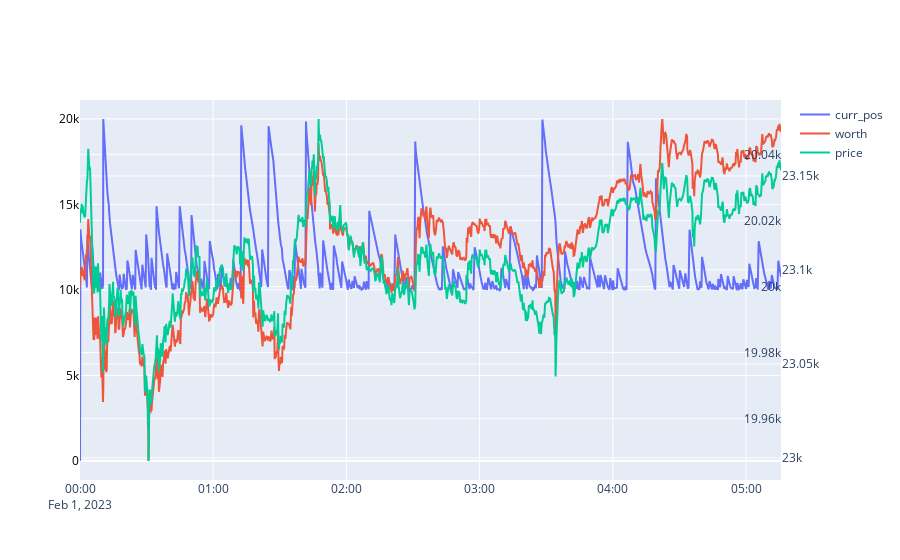

Write notebook code for a chart like this one.
### Code cell
import plotly.graph_objects as go

fig = go.Figure(layout=go.Layout(xaxis={'spikemode': 'across'}))
fig.add_trace(go.Scatter(x=details_df['timestamp'], y=details_df['curr_pos'], name='curr_pos', yaxis="y1"))
fig.add_trace(go.Scatter(x=details_df['timestamp'], y=details_df['worth'], name='worth', yaxis="y2"))
fig.add_trace(go.Scatter(x=details_df['timestamp'], y=details_df['price'], name='price', yaxis="y3"))

fig.update_layout(
            yaxis=dict(
                titlefont=dict(
                    color="#000000"
                ),
                tickfont=dict(
                    color="#000000"
                )
            ),
            yaxis2=dict(
                anchor="free",
                overlaying="y",
                side="left",
                position=1
            ),
            yaxis3=dict(
                anchor="free",
                overlaying="y",
                side="right",
                position=1
            )
            )

### Figure 1 — Plotly figure (JSON) as saved in the notebook; plotly's stock layout.template omitted (floating-point values rounded to 4 significant figures; data arrays with more than 128 entries replaced by an {"elided": "..."} marker saying what was removed)
{"data": [{"name": "curr_pos", "type": "scatter", "x": {"elided": "1000 str values"}, "y": {"elided": "1000 float values"}, "yaxis": "y"}, {"name": "worth", "type": "scatter", "x": {"elided": "1000 str values"}, "y": {"elided": "1000 float values"}, "yaxis": "y2"}, {"name": "price", "type": "scatter", "x": {"elided": "1000 str values"}, "y": {"elided": "1000 float values"}, "yaxis": "y3"}], "layout": {"xaxis": {"spikemode": "across"}, "yaxis": {"tickfont": {"color": "#000000"}, "title": {"font": {"color": "#000000"}}}, "yaxis2": {"anchor": "free", "overlaying": "y", "position": 1, "side": "left"}, "yaxis3": {"anchor": "free", "overlaying": "y", "position": 1, "side": "right"}}}
